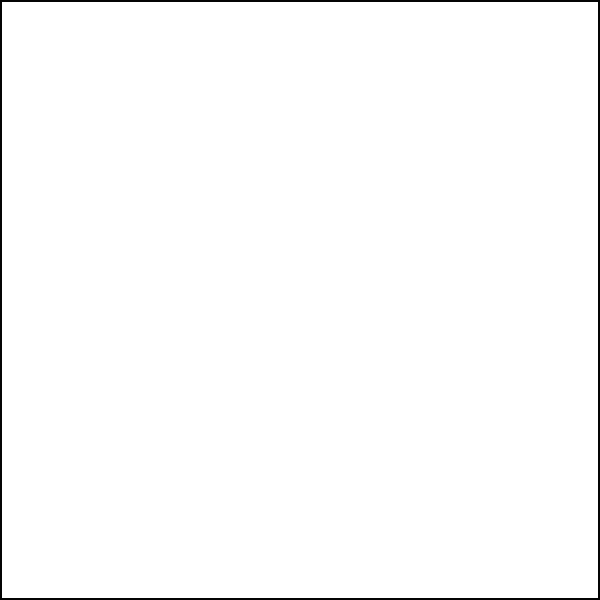
Frame 1 (no input)
Frame 60 (no input): identical to frame 1, image omitted
Frame 120 (the mouse pressed at the canvas centre since frame 60): identical to frame 1, image omitted

The p5.js sketch that drew this single still picture (run headless with seeded random() and noise() and a simulated clock; from frame 60 on, the mouse is pressed at the canvas centre):

// p5.js sketch
// ── sketch.js
class Point
{

  constructor(x, y, r)
  {
    this.x = x;
    this.y = y;

    this.old_x = x;
    this.old_y = y;
    this.acc_x = 0;
    this.acc_y -gravity;

    this.vx = 0;
    this.vy = 0;
    this.dt = 0.16;

    this.bounce = 0.9;

    this.radius = r;
  }

  move()
  {
      this.old_x = this.x;
      this.old_y = this.y;

      //Update particle position with 
      this.x = this.x + (this.vx * this.dt) + (0.5 * 0. * (this.dt * this.dt));
      this.y = this.y + (this.vy * this.dt) + (0.5 * gravity * (this.dt * this.dt));


      //BOTTOM LIMIT
      if (this.y > mapLimitY - this.radius)
      {
        this.y = mapLimitY - this.radius;
        this.vy *= -1 * this.bounce;
      }
      else if (this.y <= this.radius)
      {
        this.y = this.radius;
        this.vy *= -1 * this.bounce;
      }

      if (this.x >= mapLimitX - this.radius)
      {
        this.x = mapLimitX - this.radius;
        this.vx *= -1 * this.bounce;
      }
      else if (this.x <= this.radius)
      {
        this.x = this.radius;
        this.vx *= -1 * this.bounce;
      }
    
      //Velocity update for the next frame (and next position calculation)
      if (this.vx > 0)
      {
        this.vx = this.vx + (-friction * this.dt);
      }
      else if (this.vx < 0)
      {
        this.vx = this.vx + (friction * this.dt);
      }
      if (this.vx == 0) {
        this.vx = this.vx + (0 * this.dt);
      }
      this.vy = this.vy + (gravity * this.dt);
  }

};

function getRndInteger(min, max) 
{
  return Math.floor(Math.random() * (max - min) ) + min;
}

var p = new Point(0, 0, 10);
var mapLimitX = 600;
var mapLimitY = 600;
var gravity = 9.81;
var friction = 0.1;

var balls = [];
var ballNumber = 0;
let button;

function setup() 
{
  // put setup code here
  createCanvas(mapLimitX, mapLimitY);

  createElement('br');

  button = createButton('Add Ball');
  button.mousePressed(AddBall);

  button = createButton('Clear All');
  button.mousePressed(ClearAll);

  button = createButton('Restart');
  button.mousePressed(RestartGame);

  frameRate(60);

  var i;
  for (i = 0; i < ballNumber; i++) 
  {
    balls[i] = new Point(getRndInteger(0, mapLimitX), getRndInteger(0, mapLimitY), 10);
    balls[i].vx = getRndInteger(0, 200);
    balls[i].vy = getRndInteger(0, 200);
  }

}

function RestartGame()
{
  var i;
  for (i = 0; i < ballNumber; i++) 
  {
    balls[i].x = getRndInteger(0, mapLimitX);
    balls[i].y = getRndInteger(0, mapLimitY);

    balls[i].radius = 10;

    balls[i].vx = getRndInteger(0, 200);
    balls[i].vy = getRndInteger(0, 200);
  }
  console.log(balls.length);
}

function AddBall()
{

    ballNumber = balls.push();

    balls[ballNumber] = new Point(getRndInteger(0, mapLimitX), getRndInteger(0, mapLimitY), 10);
    balls[ballNumber].vx = getRndInteger(0, 200);
    balls[ballNumber].vy = getRndInteger(0, 200);

    ballNumber++;
    console.log(ballNumber);
}

function ClearAll()
{

 balls = [];
 ballNumber = 0;

}

function draw() 
{

  background(255);

  //Move Logic
  var i;
  strokeWeight(1);
  stroke(4);
  for (i = 0; i < ballNumber; i++) 
  {
    balls[i].move();
    // put drawing code here
    ellipse(balls[i].x, balls[i].y, balls[i].radius, balls[i].radius);
  }

  strokeWeight(4);
  rect(0, 0, mapLimitX, mapLimitY);
  noFill();
  
}
// ── MaykMath.js
function getRndInteger(min, max) 
{
  return Math.floor(Math.random() * (max - min) ) + min;
}

function IsPointInsideCircle(x, y, circle)
{
  if(pow((x - circle.x),2) + pow((y - circle.y),2) < pow(circle.radius, 2))
  {
    return true;
  }
  return false;
}
